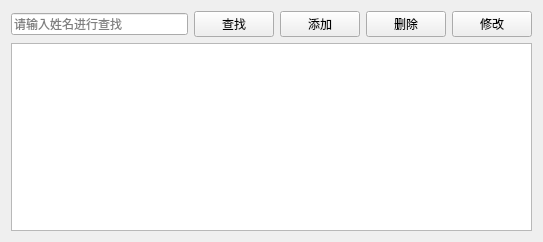
<?xml version="1.0" encoding="UTF-8"?>
<ui version="4.0">
 <class>PatientView</class>
 <widget class="QWidget" name="PatientView">
  <property name="geometry">
   <rect>
    <x>0</x>
    <y>0</y>
    <width>543</width>
    <height>242</height>
   </rect>
  </property>
  <property name="windowTitle">
   <string>患者管理</string>
  </property>
  <layout class="QVBoxLayout" name="verticalLayout">
   <item>
    <layout class="QHBoxLayout" name="horizontalLayout">
     <item>
      <widget class="QLineEdit" name="lineEdit">
       <property name="sizePolicy">
        <sizepolicy hsizetype="Fixed" vsizetype="Fixed">
         <horstretch>0</horstretch>
         <verstretch>0</verstretch>
        </sizepolicy>
       </property>
       <property name="minimumSize">
        <size>
         <width>0</width>
         <height>0</height>
        </size>
       </property>
       <property name="maximumSize">
        <size>
         <width>1000</width>
         <height>16777215</height>
        </size>
       </property>
       <property name="baseSize">
        <size>
         <width>0</width>
         <height>0</height>
        </size>
       </property>
       <property name="placeholderText">
        <string>请输入姓名进行查找</string>
       </property>
      </widget>
     </item>
     <item>
      <widget class="QPushButton" name="btSearch">
       <property name="sizePolicy">
        <sizepolicy hsizetype="Fixed" vsizetype="Fixed">
         <horstretch>0</horstretch>
         <verstretch>0</verstretch>
        </sizepolicy>
       </property>
       <property name="text">
        <string>查找</string>
       </property>
      </widget>
     </item>
     <item>
      <widget class="QPushButton" name="btAdd">
       <property name="sizePolicy">
        <sizepolicy hsizetype="Fixed" vsizetype="Fixed">
         <horstretch>0</horstretch>
         <verstretch>0</verstretch>
        </sizepolicy>
       </property>
       <property name="text">
        <string>添加</string>
       </property>
      </widget>
     </item>
     <item>
      <widget class="QPushButton" name="btDelete">
       <property name="sizePolicy">
        <sizepolicy hsizetype="Fixed" vsizetype="Fixed">
         <horstretch>0</horstretch>
         <verstretch>0</verstretch>
        </sizepolicy>
       </property>
       <property name="text">
        <string>删除</string>
       </property>
      </widget>
     </item>
     <item>
      <widget class="QPushButton" name="btEdit">
       <property name="sizePolicy">
        <sizepolicy hsizetype="Fixed" vsizetype="Fixed">
         <horstretch>0</horstretch>
         <verstretch>0</verstretch>
        </sizepolicy>
       </property>
       <property name="text">
        <string>修改</string>
       </property>
      </widget>
     </item>
    </layout>
   </item>
   <item>
    <widget class="QTableView" name="tableView"/>
   </item>
  </layout>
 </widget>
 <resources/>
 <connections/>
</ui>
